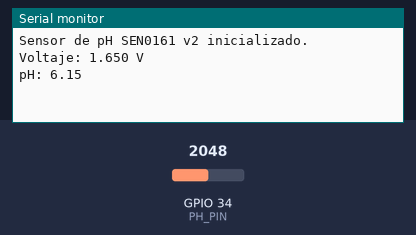
This sketch was run on a simulated ESP32. Shown: the last lines printed to the serial monitor. The test bench sets the inputs (shaded band); at power-on: GPIO 34 (PH_PIN) = 2048.

Above: at 2.2 s.
2.3 s: GPIO 34 (PH_PIN) set to 2866
At 2.3 s:
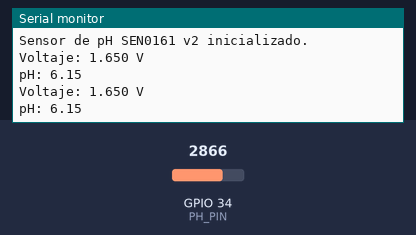
3.8 s: GPIO 34 (PH_PIN) set to 3603
At 5.3 s:
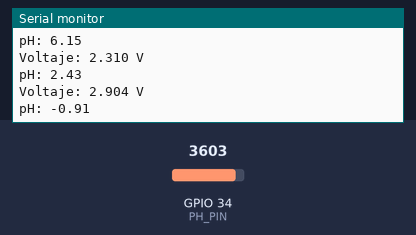
Timing chart, 0 to 6.8 s (numbered marks = the images above; inputs shaded):
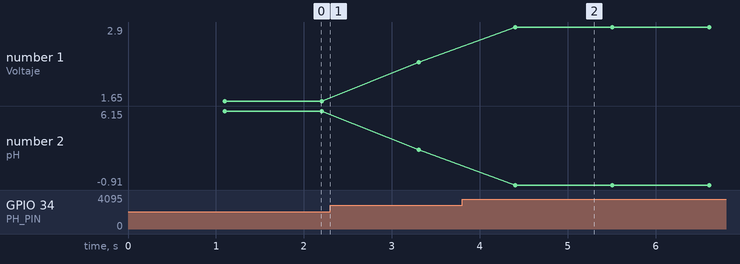

Measured:
- after the input at 3.8 s, the serial monitor: prints a new line after 0.61 s (image 2)
- plotted number 1: 1.65 → 2.31 after the input at 2.3 s, 2.31 → 2.9 after the input at 3.8 s
- plotted number 2: 6.15 → 2.43 after the input at 2.3 s, 2.43 → -0.91 after the input at 3.8 s

The sketch:

ESP32_TV_pH.ino
```cpp
#define PH_PIN 34  // Pin analógico donde está conectado el sensor
#define SAMPLES 10 // Número de muestras para promediar

// Calibración del sensor
float neutralVoltage = 1500;  // Voltaje a pH 7 (ajusta según tu calibración)
float acidVoltage = 2032;     // Voltaje a pH 4 (ajusta según tu calibración)

// Función para mapear el voltaje a pH
float calculatePH(float voltage) {
  float slope = (7.0 - 4.0) / ((neutralVoltage - acidVoltage) / 1000.0);
  float intercept = 7.0 - slope * (neutralVoltage / 1000.0);
  return slope * voltage + intercept;
}

void setup() {
  Serial.begin(115200);
  delay(1000);
  Serial.println("Sensor de pH SEN0161 v2 inicializado.");
}

void loop() {
  int analogValue = 0;

  // Promedio de muestras para reducir ruido
  for (int i = 0; i < SAMPLES; i++) {
    analogValue += analogRead(PH_PIN);
    delay(10);
  }
  analogValue /= SAMPLES;

  // Convertir el valor analógico a voltaje
  float voltage = analogValue * 3.3 / 4095.0;  // ADC a 12 bits, voltaje de referencia 3.3V

  // Calcular el pH
  float ph = calculatePH(voltage);

  // Imprimir resultados
  Serial.print("Voltaje: ");
  Serial.print(voltage, 3);
  Serial.println(" V");

  Serial.print("pH: ");
  Serial.println(ph, 2);

  // Esperar antes de la próxima lectura
  delay(1000);
}
```
